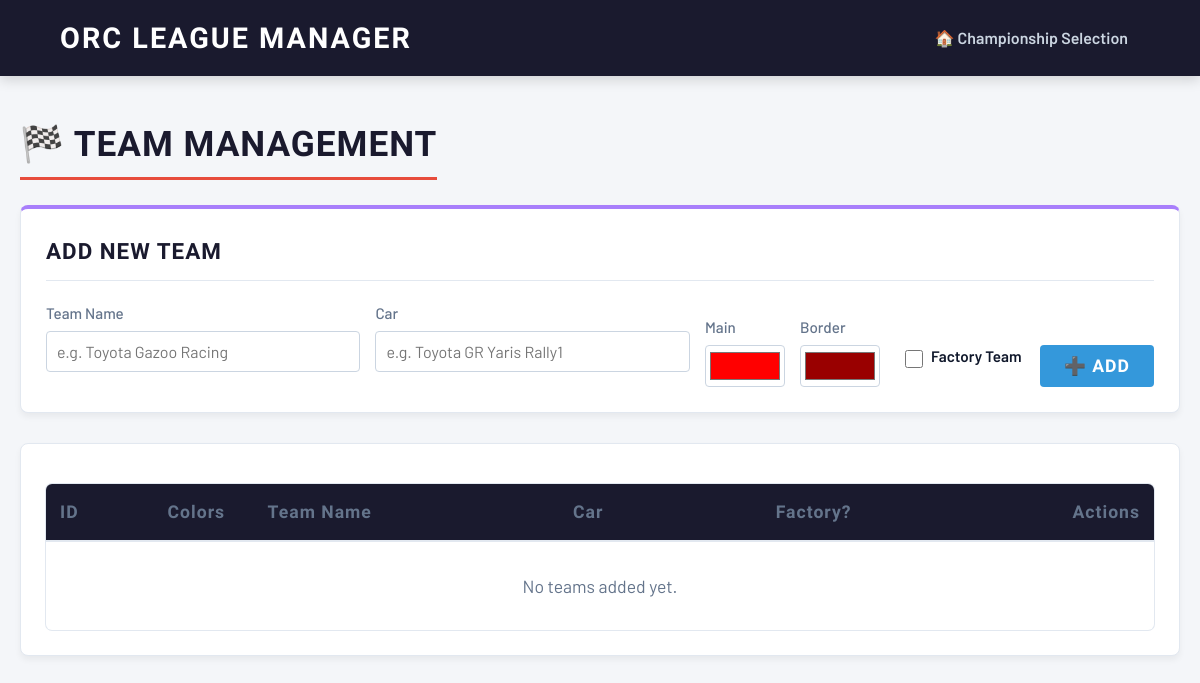
/c/3/teams, run on an earlier commit of the app's database.
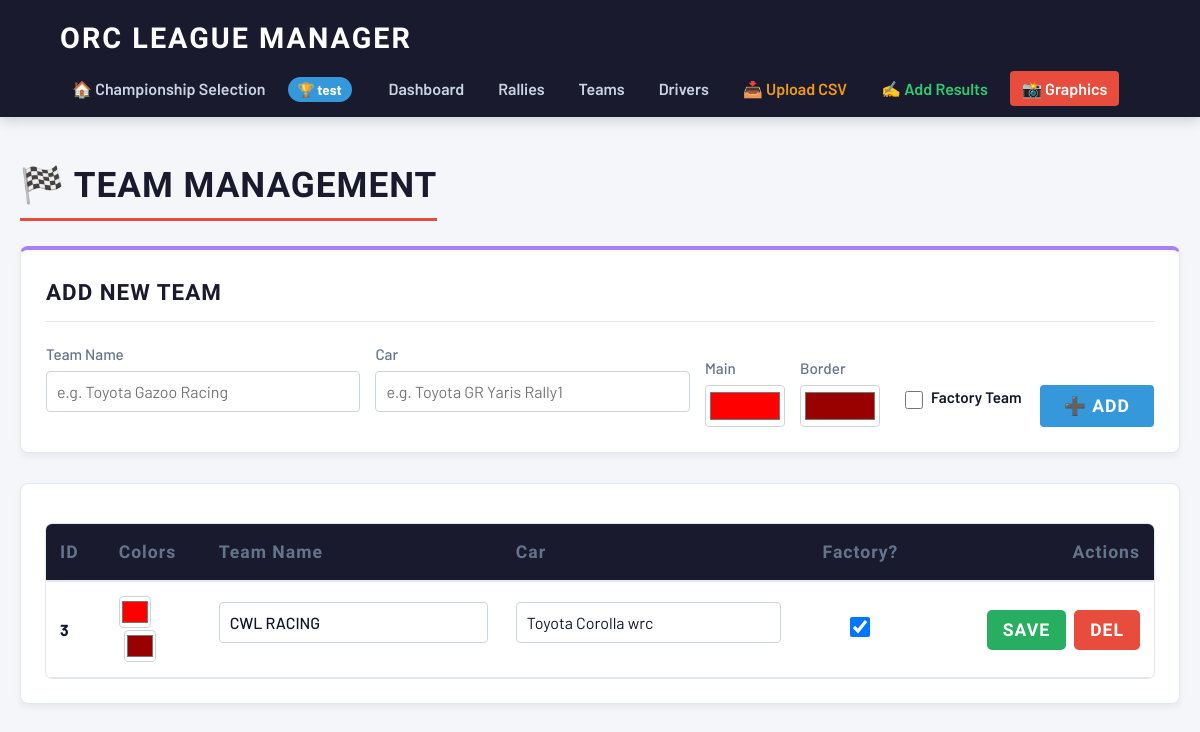
And on a later commit of the database.
### tables this page shows
CREATE TABLE championships (
        id INTEGER PRIMARY KEY AUTOINCREMENT,
        name TEXT NOT NULL
    , point_system_id INTEGER DEFAULT 1);

CREATE TABLE teams (
        id INTEGER PRIMARY KEY AUTOINCREMENT,
        champ_id INTEGER NOT NULL,
        name TEXT NOT NULL,
        car TEXT NOT NULL,
        color_hex TEXT DEFAULT '#FFFFFF',
        color_border_hex TEXT DEFAULT '#000000', is_factory INTEGER DEFAULT 0,
        FOREIGN KEY (champ_id) REFERENCES championships (id) ON DELETE CASCADE
    );

### main.py (the view)
@app.get("/c/{champ_id}/teams", response_class=HTMLResponse)
def teams(request: Request, champ_id: int):
    conn = get_db_connection()
    champ = get_champ(conn, champ_id)
    teams = conn.execute("SELECT * FROM teams WHERE champ_id = ?", (champ_id,)).fetchall()
    cars_db = conn.execute("""
        SELECT DISTINCT car FROM drivers WHERE champ_id = ? AND car != '' AND car IS NOT NULL
        UNION
        SELECT DISTINCT car FROM teams WHERE champ_id = ? AND car != '' AND car IS NOT NULL
        ORDER BY car ASC
    """, (champ_id, champ_id)).fetchall()
    unique_cars = [row['car'] for row in cars_db]
    conn.close()
    return templates.TemplateResponse(request=request, name="teams.html", context={
        "request": request, "champ": champ, "teams": teams, "unique_cars": unique_cars
    })

### templates/teams.html (shortened to what this page needs)
{% extends "base.html" %}
{% block content %}
<h1 class="page-header">🏁 Team Management</h1>
<div class="card" style="border-top: 4px solid #a87ffb; margin-bottom: 30px;">
    <h2 class="card-title">Add New Team</h2>
    <form action="/c/{{ champ.id }}/add_team" method="POST" style="display: flex; gap: 15px; flex-wrap: wrap; align-items: flex-end;">
        <div style="flex: 1; min-width: 150px;">
            <label style="display:block; margin-bottom: 5px; color: #64748b; font-weight: 500;">Team Name</label>
            <input type="text" name="name" required style="width:100%; padding: 10px; border-radius: 4px; border: 1px solid #cbd5e1; background: #ffffff; color: #0f172a; box-sizing: border-box;" placeholder="e.g. Toyota Gazoo Racing">
        </div>
        <div style="flex: 1; min-width: 150px;">
            <label style="display:block; margin-bottom: 5px; color: #64748b; font-weight: 500;">Car</label>
            <input type="text" name="car" list="car-list" required style="width:100%; padding: 10px; border-radius: 4px; border: 1px solid #cbd5e1; background: #ffffff; color: #0f172a; box-sizing: border-box;" placeholder="e.g. Toyota GR Yaris Rally1">
        </div>
        <div style="width: 80px;">
            <label style="display:block; margin-bottom: 5px; color: #64748b; font-weight: 500;">Main</label>
            <input type="color" name="color_hex" value="#ff0000" style="width:100%; height: 42px; padding: 2px; border-radius: 4px; border: 1px solid #cbd5e1; background: #ffffff; cursor: pointer; box-sizing: border-box;">
        </div>
        <div style="width: 80px;">
            <label style="display:block; margin-bottom: 5px; color: #64748b; font-weight: 500;">Border</label>
            <input type="color" name="color_border_hex" value="#990000" style="width:100%; height: 42px; padding: 2px; border-radius: 4px; border: 1px solid #cbd5e1; background: #ffffff; cursor: pointer; box-sizing: border-box;">
        </div>
        <div style="display: flex; align-items: center; gap: 8px; margin-bottom: 12px; min-width: 130px; padding-left: 10px;">
            <input type="checkbox" name="is_factory" id="is_factory" value="true" style="width: 18px; height: 18px; cursor: pointer;">
            <label for="is_factory" style="color: #0f172a; font-weight: 600; cursor: pointer;">Factory Team</label>
        </div>
        <button type="submit" class="btn btn-primary" style="padding: 10px 24px; font-weight: bold; height: 42px;">➕ Add</button>
    </form>
</div>
<div class="card">
    <div class="table-responsive">
        <table style="width: 100%; border-collapse: collapse;">
            <thead>
                <tr>
                    <th style="padding: 14px; text-align: left; border-bottom: 2px solid #e2e8f0; color: #64748b; font-weight: 600;">ID</th>
                    <th style="padding: 14px; text-align: left; border-bottom: 2px solid #e2e8f0; color: #64748b; width: 100px; font-weight: 600;">Colors</th>
                    <th style="padding: 14px; text-align: left; border-bottom: 2px solid #e2e8f0; color: #64748b; font-weight: 600;">Team Name</th>
                    <th style="padding: 14px; text-align: left; border-bottom: 2px solid #e2e8f0; color: #64748b; font-weight: 600;">Car</th>
                    <th style="padding: 14px; text-align: center; border-bottom: 2px solid #e2e8f0; color: #64748b; font-weight: 600;">Factory?</th>
                    <th style="padding: 14px; text-align: right; border-bottom: 2px solid #e2e8f0; color: #64748b; font-weight: 600;">Actions</th>
                </tr>
            </thead>
            <tbody>
                {% for t in teams %}
                <tr style="border-bottom: 1px solid #e2e8f0;">
                    <td style="padding: 14px; vertical-align: middle; color: #0f172a;"><strong>{{ t.id }}</strong></td>
                    <td style="padding: 14px; vertical-align: middle;">
                        <input type="color" name="color_hex" value="{{ t.color_hex }}" form="form-edit-{{ t.id }}" style="width: 32px; height: 32px; border: 1px solid #cbd5e1; border-radius: 4px; padding: 0; cursor: pointer; background: #fff;">
                        <input type="color" name="color_border_hex" value="{{ t.color_border_hex }}" form="form-edit-{{ t.id }}" style="width: 32px; height: 32px; border: 1px solid #cbd5e1; border-radius: 4px; padding: 0; cursor: pointer; background: #fff; margin-left: 5px;">
                    </td>
                    <td style="padding: 14px; vertical-align: middle;">
                        <input type="text" name="name" value="{{ t.name }}" form="form-edit-{{ t.id }}" style="width: 100%; padding: 10px; border-radius: 4px; border: 1px solid #cbd5e1; box-sizing: border-box; background: #ffffff; color: #0f172a; font-weight: 500;">
                    </td>
                    <td style="padding: 14px; vertical-align: middle;">
                        <input type="text" name="car" list="car-list" value="{{ t.car }}" form="form-edit-{{ t.id }}" style="width: 100%; padding: 10px; border-radius: 4px; border: 1px solid #cbd5e1; box-sizing: border-box; background: #ffffff; color: #0f172a;">
                    </td>
                    <td style="padding: 14px; text-align: center; vertical-align: middle;">
                        <input type="checkbox" name="is_factory" value="true" form="form-edit-{{ t.id }}" {% if t.is_factory %}checked{% endif %} style="width: 20px; height: 20px; cursor: pointer;">
                    </td>
                    <td style="padding: 14px; vertical-align: middle;">
                        <div style="display: flex; gap: 8px; justify-content: flex-end;">
                            <form id="form-edit-{{ t.id }}" action="/c/{{ champ.id }}/update_team/{{ t.id }}" method="POST" style="margin:0;">
                                <button type="submit" class="btn btn-success" style="padding: 10px 16px; font-weight: bold; border-radius: 5px;">Save</button>
                            </form>
                            <form action="/c/{{ champ.id }}/delete_team/{{ t.id }}" method="POST" onsubmit="return confirm('Delete team permanently?');" style="margin:0;">
                                <button type="submit" class="btn btn-danger" style="padding: 10px 16px; font-weight: bold; border-radius: 5px;">Del</button>
                            </form>
                        </div>
                    </td>
                </tr>
                {% else %}
                <tr>
                    <td colspan="6" style="padding: 30px; text-align: center; color: #64748b; font-size: 1.1rem;">No teams added yet.</td>
                </tr>
                {% endfor %}
            </tbody>
        </table>
    </div>
</div>
{% endblock %}

### templates/base.html (shortened to what this page needs)
<!DOCTYPE html>
<html lang="en">
<head>
</head>
<body>
    <nav class="navbar">
        <a href="/" class="navbar-brand">ORC LEAGUE MANAGER</a>
        <ul class="nav-links">
            <li><a href="/">🏠 Championship Selection</a></li>
            {% if champ %}
                <li><span class="champ-badge">🏆 {{ champ.name }}</span></li>
                <li><a href="/c/{{ champ.id }}/dashboard">Dashboard</a></li>
                <li><a href="/c/{{ champ.id }}/rallies">Rallies</a></li>
                <li><a href="/c/{{ champ.id }}/teams">Teams</a></li>
                <li><a href="/c/{{ champ.id }}/drivers">Drivers</a></li>
                <li><a href="/c/{{ champ.id }}/import" style="color: #f39c12;">📥 Upload CSV</a></li>
                <li><a href="/c/{{ champ.id }}/manual_entry" style="color: #2ecc71;">✍️ Add Results</a></li>
                <li><a href="/c/{{ champ.id }}/graphics" style="background: #e74c3c; color: white;">📸 Graphics</a></li>
            {% endif %}
        </ul>
    </nav>
    <div class="container">
        {% block content %}{% endblock %}
    </div>
</body>
</html>

### templates/base.html (style rules this page uses)
:root { --bg-color: #f4f6f9; --text-main: #2c3e50; --nav-bg: #1a1a2e; --card-bg: #ffffff; --primary: #3498db; --success: #27ae60; --danger: #e74c3c; --border: #e2e8f0; }
* { box-sizing: border-box; margin: 0; padding: 0; }
body { font-family: 'Barlow', sans-serif; background: var(--bg-color); color: var(--text-main); line-height: 1.6; }
h1, h2, h3, h4 { font-family: 'Barlow Condensed', sans-serif; text-transform: uppercase; font-weight: 700; letter-spacing: 1px; color: var(--nav-bg); }
.navbar { background: var(--nav-bg); padding: 15px 5%; display: flex; justify-content: space-between; align-items: center; flex-wrap: wrap; box-shadow: 0 4px 12px rgba(0,0,0,0.15); gap: 15px; }
.navbar-brand { font-family: 'Barlow Condensed', sans-serif; font-size: 1.8rem; font-weight: 900; color: white; text-decoration: none; letter-spacing: 2px; }
.nav-links { display: flex; gap: 10px; flex-wrap: wrap; list-style: none; align-items: center; }
.nav-links a { color: #cbd5e1; text-decoration: none; font-weight: 600; padding: 8px 12px; border-radius: 4px; transition: all 0.2s; font-size: 1rem; }
.champ-badge { background: var(--primary); color: white; padding: 4px 10px; border-radius: 15px; font-size: 0.85rem; font-weight: bold; margin-right: 15px; }
.container { max-width: 1300px; margin: 40px auto; padding: 0 20px; }
.page-header { font-size: 2.2rem; margin-bottom: 25px; border-bottom: 3px solid var(--danger); display: inline-block; padding-bottom: 5px; }
.card { background: var(--card-bg); padding: 25px; border-radius: 8px; box-shadow: 0 4px 6px rgba(0,0,0,0.05); border: 1px solid var(--border); }
.card-title { font-size: 1.4rem; margin-bottom: 20px; padding-bottom: 10px; border-bottom: 1px solid var(--border); }
.table-responsive { overflow-x: auto; border-radius: 6px; box-shadow: 0 0 0 1px var(--border); background: white; margin-top: 15px; }
table { width: 100%; border-collapse: collapse; min-width: 600px; }
th { background: var(--nav-bg); color: white; font-family: 'Barlow Condensed', sans-serif; font-size: 1.1rem; padding: 12px 15px; text-align: left; letter-spacing: 1px; white-space: nowrap; }
td { padding: 12px 15px; border-bottom: 1px solid var(--border); vertical-align: middle; }
tr:last-child td { border-bottom: none; }
label { font-weight: 600; font-size: 0.95rem; margin-bottom: 6px; display: block; color: #475569; }
input[type="text"], input[type="number"], select, input[type="file"] { width: 100%; padding: 10px 12px; border: 1px solid #cbd5e1; border-radius: 4px; font-family: 'Barlow', sans-serif; font-size: 1rem; margin-bottom: 15px; background: #fff; }
.btn { display: inline-block; padding: 10px 20px; font-family: 'Barlow Condensed', sans-serif; font-weight: 700; font-size: 1.1rem; letter-spacing: 1px; text-transform: uppercase; color: white; border: none; border-radius: 4px; cursor: pointer; transition: transform 0.1s, opacity 0.2s; text-align: center; text-decoration: none; }
.btn-primary { background: var(--primary); }
.btn-success { background: var(--success); }
.btn-danger { background: var(--danger); }

What changed in the data, as far as the page shows it:
added championships: name "test"
added teams: id "3", color_hex "#ff0000", color_border_hex "#990000", name "CWL RACING", car "Toyota Corolla wrc", is_factory "☑"
Also different on the page:
text no longer shown: "No teams added yet."
text now shown: "🏆 Dashboard Rallies Teams Drivers 📥 Upload CSV ✍️ Add Results 📸 Graphics"
